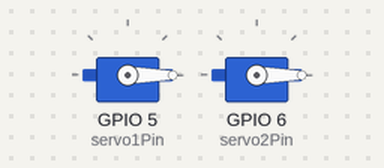
Bench run of a sketch on a simulated ESP32-S3. Parts: 2 × servo.

Above: at 0.05 s.
At 4.0 s:
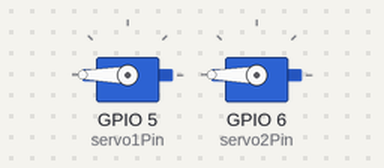
Timing chart, 0 to 5.2 s (numbered marks = the images above):
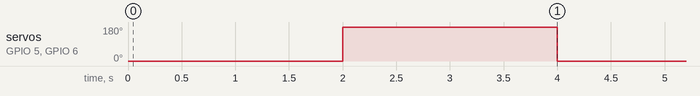

Measured:
- by itself, servo on GPIO 5 (servo1Pin), servo on GPIO 6 (servo2Pin): alternates 180° for 2.0 s and 0° for 2.0 s

The sketch:

VRInterface.ino
```cpp
// #include <Arduino.h>
// #include <WiFi.h>
// #include <WiFiUdp.h>
// #include <SoftwareSerial.h>
// #include <SerialCommand.h>

// SerialCommand sCmd;

// // Set up WiFi UDP connection
// const char* ssid = "iPhone";
// const char* password = "mechatronics";

// WiFiUDP UDPTestServer;
// unsigned int sendPort = 2808;                // send port - this is the other controller's receive port
// IPAddress myIPaddress(192, 168, 1, 157);
// IPAddress targetIPaddress(192, 168, 1, 156);

// // Setting up the packets for sending and receiving
// const int UDP_PACKET_SIZE = 1;
// char sendBuffer[UDP_PACKET_SIZE];

// // Servo and pump pin setup
// Servo servo1;
// Servo servo2;
// int servo1Pin = 5;
// int servo2Pin = 6;
// // int servo3Pin = 9;
// // int servo4Pin = 10;
// // int pumpPin = 13;

// void setup() {

//   // Set up serial connection
//   Serial.begin(9600);
//   while (!Serial);

//   sCmd.addCommand("PING", pingHandler);

//   Serial.print("Connecting to "); Serial.println(ssid);

//   // Configure WiFi
//   // WiFi.config(myIPaddress, IPAddress(192, 168, 1, 1),
//   // IPAddress(255, 255, 255, 0));
//   // WiFi.begin(ssid, password);
//   // UDPTestServer.begin(sendPort);

//   // // Wait until the wifi is connected
//   // while(WiFi.status() != WL_CONNECTED) {
//   //     delay(500);
//   //     Serial.print(".");
//   // }
//   Serial.println("WiFi connected as");
//   Serial.print(WiFi.localIP());

// }


// void pingHandler () {
//   char *arg;
//   arg = sCmd.next();
//   if (arg != NULL) {
//     send_package(arg);
//     Serial.print("sent"); Serial.println(arg);
//   } else {
//     Serial.println("PONG");
//   }
// }

// void loop() {
//   if (Serial.available() > 0) {
//     Serial.println("yuppp");
//     sCmd.readSerial();
//   }
//   Serial.println("waiting...");
//   delay(1000);
// }


// // Helper function for sending
// void send_package(byte received_byte) {
//   // Store byte values in buffer and null terminate
//   sendBuffer[0] = received_byte;
//   sendBuffer[1] = 0;

//   // Send packet to IP target
//   UDPTestServer.beginPacket(targetIPaddress, sendPort);
//   UDPTestServer.print(sendBuffer);
//   UDPTestServer.endPacket();
// }
```

Demo.ino
```cpp
#include <Arduino.h>
#include <WiFi.h>
#include <WiFiUdp.h>
#include <Servo.h>

// Servo pin setup
Servo servo1;
Servo servo2;
int servo1Pin = 5;
int servo2Pin = 6;


void setup() {
  // Set Pin Modes
  pinMode(servo1Pin, OUTPUT);    // PWM Signal servo 1
  pinMode(servo2Pin, OUTPUT);    // PWM Signal servo 2
  servo1.attach(servo1Pin);
  servo1.write(0);
  servo2.attach(servo2Pin);
  servo2.write(0);
}


void loop() {
  servo1.write(0);
  servo2.write(0);
  delay(2000);
  servo1.write(180);
  servo2.write(180);
  delay(2000);
}
```

GloveController.ino
```cpp
// #include <Arduino.h>
// #include <WiFi.h>
// #include <WiFiUdp.h>
// #include <Servo.h>

// // Servo and pump pin setup
// Servo servo1;
// Servo servo2;
// int servo1Pin = 5;
// int servo2Pin = 6;
// // int servo3Pin = 9;
// // int servo4Pin = 10;
// // int pumpPin = 13;

// // WiFi UDP connection setup
// const char* ssid = "iPhone";
// const char* password = "mechatronics";

// WiFiUDP udp;
// unsigned int receivePort = 2808;                 // Arbitrary port for receiving
// const unsigned int UDP_PACKET_SIZE = 1;          // Size of packets
// byte receiveBuffer[UDP_PACKET_SIZE + 1];         // Packet of joystick data

// IPAddress myIP(192, 168, 1, 156);                // glove IP


// void setup() {
//   // Set Pin Mode
//   pinMode(servo1Pin, OUTPUT);    // PWM Signal servo 1
//   pinMode(servo2Pin, OUTPUT);    // PWM Signal servo 2
//   // pinMode(servo3Pin, OUTPUT);    // PWM Signal serv0 3
//   // pinMode(servo4Pin, OUTPUT);    // PWM Signal servo 4
//   // pinMode(pumpPin, OUTPUT);      // Digital out pump

//   // digitalWrite(pumpPin, HIGH);
//   servo1.attach(servo1Pin);
//   servo1.write(0);
//   servo2.attach(servo2Pin);
//   servo2.write(0);

//   //Set up serial connection
//   Serial.begin(115200);
//   Serial.print("Connecting to "); Serial.println(ssid);

//   // Configure WiFi
//   WiFi.config(myIP, IPAddress(192, 168, 1, 1), IPAddress(255, 255, 255, 0));
//   WiFi.begin(ssid, password);
//   udp.begin(receivePort);

//   // Wait for WiFi connection to be established
//   while(WiFi.status() != WL_CONNECTED) {
//     delay(500);
//     Serial.print(".");
//   }
//   Serial.println("WiFi connected as");
//   Serial.print(WiFi.localIP());

//   // null terminate buffer
//   receiveBuffer[UDP_PACKET_SIZE] = 0;
// }

// int i = 0;
// void loop() {

//   // Receive data continuously from VR Interface -- take in as 1 byte string
//   int indicator = 1;
//   while (indicator != 0) {
//     indicator = receive_byte();
//   }

//   // Remove 10 added before sending
//   byte received = receiveBuffer[0] - 10;

//   byte out1_byte = received && 0b00000001;
//   byte out2_byte = received && 0b00000010;
//   byte out3_byte = received && 0b00000100;
//   byte out4_byte = received && 0b00001000;

//   if (out1_byte != 0) {
//       out1 = 180;
//   } else {
//       out1 = 0;
//   }

//   if (out2_byte != 0) {
//       out2 = 180;
//   } else {
//       out2 = 0;
//   }

//   if (out3_byte != 0) [
//       out3 = 180;
//   ] else {
//       out3 = 0;
//   }

//   if (out4_byte != 0) {
//       out4 = 180;
//   } else {
//       out4 = 0;
//   }

//   // Output values to motor
//   servo1.write(out1);
//   servo2.write(out2);
//   // servo3.write(out3);
//   // servo4.write(out4);
// }


// // Subroutine for receiving bytes
// // return 0 if successful, 1 if packet empty
// int receive_byte() {
//   // Parse packet, read if packet not empty
//   int cb = udp.parsePacket();
//   if (cb) {
//     udp.read(receiveBuffer, UDP_PACKET_SIZE);
//     return 0;
//   } else {
//     return 1;
//   }
// }
```
